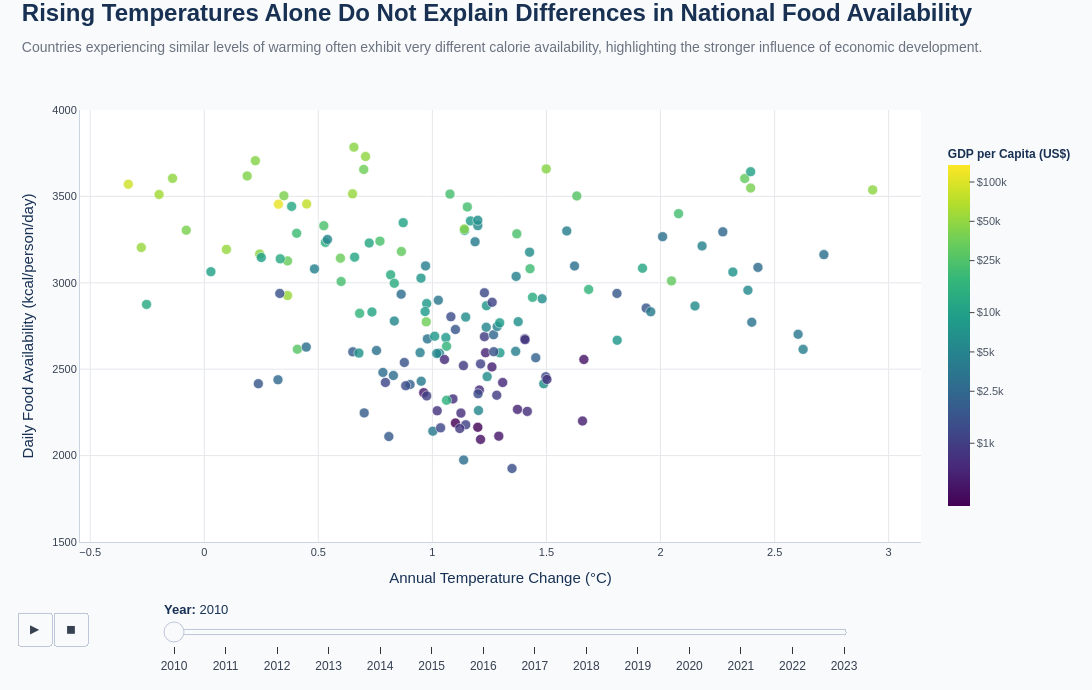

The notebook cell saved with this chart:
### Markdown cell above
## Analytical Question 2

### How strongly is temperature change associated with food availability across countries?

Climate change is widely expected to threaten agricultural productivity and food systems. Before assuming a uniform climate penalty on food security, it's necessary to test whether countries experiencing larger warming actually show measurably lower food availability.

**Goal:** Assess whether countries with larger annual temperature increases tend to have lower daily calorie availability, using GDP as an added lens on the relationship.

### Code cell
# ==========================================================
# AQ2
# Does Climate Change Reduce National Food Availability?
# ==========================================================

import numpy as np
import plotly.express as px

# ----------------------------------------------------------
# Data Preparation
# ----------------------------------------------------------

aq2_df = (
    analysis_df
    .query("Item == 'Grand Total'")
    .dropna(
        subset=[
            "Temperature_Change",
            "Calories_per_Capita",
            "GDP_per_Capita"
        ]
    )
    .copy()
)
aq2_df.sort_values("Year", inplace=True)

# ----------------------------------------------------------
# Log-transform GDP for balanced colour mapping
# ----------------------------------------------------------

aq2_df["Log_GDP"] = np.log10(aq2_df["GDP_per_Capita"])

log_min = aq2_df["Log_GDP"].min()
log_max = aq2_df["Log_GDP"].max()

tick_values = [
    1000,
    2500,
    5000,
    10000,
    25000,
    50000,
    100000
]

log_tick_values = [np.log10(i) for i in tick_values]

tick_text = [
    "$1k",
    "$2.5k",
    "$5k",
    "$10k",
    "$25k",
    "$50k",
    "$100k"
]

# ----------------------------------------------------------
# Build Scatter Plot
# ----------------------------------------------------------

fig = px.scatter(
    aq2_df,
    x="Temperature_Change",
    y="Calories_per_Capita",
    color="Log_GDP",
    animation_frame="Year",
    hover_name="Country",
    range_color=[log_min, log_max],
    color_continuous_scale="Viridis",
    labels={
        "Temperature_Change":
        "Annual Temperature Change (°C)",
        "Calories_per_Capita":
        "Daily Food Availability (kcal/person/day)"
    },
    hover_data={
        "GDP_per_Capita":":$,.0f",
        "Calories_per_Capita":":.0f",
        "Temperature_Change":":.2f",
        "Log_GDP":False
    }
)

# ----------------------------------------------------------
# Marker Styling
# ----------------------------------------------------------
fig.update_traces(
    marker=dict(
        size=10,
        opacity=0.82,
        line=dict(
            width=0.6,
            color="white"
        )
    ),
    selector=dict(mode="markers")
)

# ----------------------------------------------------------
# Executive Layout
# ----------------------------------------------------------
fig.update_layout(
    template="plotly_white",
    width=1120,
    height=690,
    paper_bgcolor=BG,
    plot_bgcolor="white",
    margin=dict(
        l=80,
        r=70,
        t=110,
        b=80
    ),

    font=dict(
        family="Arial",
        size=12,
        color="#374151"
    ),

    title=dict(
        text=(
            "<b>Rising Temperatures Alone Do Not Explain Differences in National Food Availability</b>"
            "<br>"
            "<span style='font-size:14px;color:#6B7280;'>"
            "Countries experiencing similar levels of warming often exhibit very different calorie availability, "
            "highlighting the stronger influence of economic development."
            "</span>"
        ),
        x=0.02,
        y=0.97,
        xanchor="left",
        font=dict(
            family="Arial",
            size=24,
            color=COLOR_NAVY
        )
    ),

    xaxis=dict(
        title="Annual Temperature Change (°C)",
        title_font=dict(
            size=15,
            color=COLOR_NAVY
        ),
        tickfont=dict(size=11),
        showgrid=True,
        gridcolor=COLOR_GRID,
        zeroline=False,
        linecolor="#CBD5E1"
    ),
    yaxis=dict(
        title="Daily Food Availability (kcal/person/day)",
        title_font=dict(
            size=15,
            color=COLOR_NAVY
        ),
        tickfont=dict(size=11),
        showgrid=True,
        gridcolor=COLOR_GRID,
        zeroline=False,
        linecolor="#CBD5E1",
        range=[1500,4000]
    )
)

# ----------------------------------------------------------
# Executive Colour Scale & Animation Controls
# ----------------------------------------------------------
fig.update_layout(
    coloraxis_colorbar=dict(
        title=dict(
            text="<b>GDP per Capita (US$)</b>",
            side="top",
            font=dict(
                size=12,
                color=COLOR_NAVY
            )
        ),
        tickvals=log_tick_values,
        ticktext=tick_text,
        tickfont=dict(
            size=11,
            color="#4B5563"
        ),
        ticks="outside",
        ticklen=5,
        tickwidth=1,
        thickness=22,
        thicknessmode="pixels",
        len=0.88,
        lenmode="fraction",
        y=0.50,
        yanchor="middle",
        x=1.02,
        outlinewidth=0
    ),
    sliders=[
        dict(
            active=0,
            x=0.10,
            y=-0.08,
            len=0.82,
            currentvalue=dict(
                prefix="<b>Year:</b> ",
                font=dict(
                    size=13,
                    color=COLOR_NAVY
                )
            ),
            pad=dict(
                t=20
            )
        )
    ]
)

# ----------------------------------------------------------
# Executive Hover Card
# ----------------------------------------------------------
fig.update_traces(
    hovertemplate=
    "<b>%{hovertext}</b><br><br>"
    "Temperature Change: <b>%{x:.2f} °C</b><br>"
    "Daily Calories: <b>%{y:.0f} kcal</b><br>"
    "GDP per Capita: <b>$%{customdata[0]:,.0f}</b>"
    "<extra></extra>",
    customdata=aq2_df[["GDP_per_Capita"]]
)

# ==========================================================
# Final Executive Presentation Refinements
# ==========================================================

# Smooth animation
fig.layout.updatemenus[0].buttons[0].args[1]["frame"]["duration"] = 800
fig.layout.updatemenus[0].buttons[0].args[1]["transition"]["duration"] = 500
fig.layout.updatemenus[0].buttons[0].args[1]["frame"]["redraw"] = True

# Position Play Button
fig.layout.updatemenus[0].pad = dict(r=10, t=35)
fig.layout.updatemenus[0].x = 0.02
fig.layout.updatemenus[0].y = -0.08

# Clean hover styling
fig.update_layout(
    hoverlabel=dict(
        bgcolor="white",
        bordercolor="#D1D5DB",
        font=dict(
            family="Arial",
            size=12,
            color="#374151"
        )
    )
)

# Remove spike lines
fig.update_xaxes(
    showspikes=False,
    showline=True,
    linewidth=1,
    linecolor="#CBD5E1"
)

fig.update_yaxes(
    showspikes=False,
    showline=True,
    linewidth=1,
    linecolor="#CBD5E1"
)

# Better marker rendering
fig.update_traces(

    marker=dict(
        sizemode="diameter"
    )

)

# Disable Plotly toolbar
config = dict(
    displaylogo=False,
    displayModeBar=False,
    responsive=True
)

fig.show(config=config)

### Figure 1 — Plotly figure (JSON) as saved in the notebook; plotly's stock layout.template omitted (floating-point values rounded to 4 significant figures; data arrays with more than 128 entries replaced by an {"elided": "..."} marker saying what was removed)
{"data": [{"customdata": {"elided": "2336x1 float values"}, "hovertemplate": "<b>%{hovertext}</b><br><br>Temperature Change: <b>%{x:.2f} °C</b><br>Daily Calories: <b>%{y:.0f} kcal</b><br>GDP per Capita: <b>$%{customdata[0]:,.0f}</b><extra></extra>", "hovertext": {"elided": "164 str values"}, "legendgroup": "", "marker": {"color": {"elided": "164 float values"}, "coloraxis": "coloraxis", "line": {"color": "white", "width": 0.6}, "opacity": 0.82, "size": 10, "sizemode": "diameter", "symbol": "circle"}, "mode": "markers", "name": "", "orientation": "v", "showlegend": false, "type": "scatter", "x": {"elided": "164 float values"}, "xaxis": "x", "y": {"elided": "164 float values"}, "yaxis": "y"}], "layout": {"coloraxis": {"cmax": 5.13, "cmin": 2.519, "colorbar": {"len": 0.88, "lenmode": "fraction", "outlinewidth": 0, "thickness": 22, "thicknessmode": "pixels", "tickfont": {"color": "#4B5563", "size": 11}, "ticklen": 5, "ticks": "outside", "ticktext": ["$1k", "$2.5k", "$5k", "$10k", "$25k", "$50k", "$100k"], "tickvals": [3, 3.398, 3.699, 4, 4.398, 4.699, 5], "tickwidth": 1, "title": {"font": {"color": "#183153", "size": 12}, "side": "top", "text": "<b>GDP per Capita (US$)</b>"}, "x": 1.02, "y": 0.5, "yanchor": "middle"}, "colorscale": [[0, "#440154"], [0.1111, "#482878"], [0.2222, "#3e4989"], [0.3333, "#31688e"], [0.4444, "#26828e"], [0.5556, "#1f9e89"], [0.6667, "#35b779"], [0.7778, "#6ece58"], [0.8889, "#b5de2b"], [1, "#fde725"]]}, "font": {"color": "#374151", "family": "Arial", "size": 12}, "height": 690, "hoverlabel": {"bgcolor": "white", "bordercolor": "#D1D5DB", "font": {"color": "#374151", "family": "Arial", "size": 12}}, "legend": {"tracegroupgap": 0}, "margin": {"b": 80, "l": 80, "r": 70, "t": 110}, "paper_bgcolor": "#F8FAFC", "plot_bgcolor": "white", "sliders": [{"active": 0, "currentvalue": {"font": {"color": "#183153", "size": 13}, "prefix": "<b>Year:</b> "}, "len": 0.82, "pad": {"b": 10, "t": 20}, "steps": [{"args": [["2010"], {"frame": {"duration": 0, "redraw": false}, "fromcurrent": true, "mode": "immediate", "transition": {"duration": 0, "easing": "linear"}}], "label": "2010", "method": "animate"}, {"args": [["2011"], {"frame": {"duration": 0, "redraw": false}, "fromcurrent": true, "mode": "immediate", "transition": {"duration": 0, "easing": "linear"}}], "label": "2011", "method": "animate"}, {"args": [["2012"], {"frame": {"duration": 0, "redraw": false}, "fromcurrent": true, "mode": "immediate", "transition": {"duration": 0, "easing": "linear"}}], "label": "2012", "method": "animate"}, {"args": [["2013"], {"frame": {"duration": 0, "redraw": false}, "fromcurrent": true, "mode": "immediate", "transition": {"duration": 0, "easing": "linear"}}], "label": "2013", "method": "animate"}, {"args": [["2014"], {"frame": {"duration": 0, "redraw": false}, "fromcurrent": true, "mode": "immediate", "transition": {"duration": 0, "easing": "linear"}}], "label": "2014", "method": "animate"}, {"args": [["2015"], {"frame": {"duration": 0, "redraw": false}, "fromcurrent": true, "mode": "immediate", "transition": {"duration": 0, "easing": "linear"}}], "label": "2015", "method": "animate"}, {"args": [["2016"], {"frame": {"duration": 0, "redraw": false}, "fromcurrent": true, "mode": "immediate", "transition": {"duration": 0, "easing": "linear"}}], "label": "2016", "method": "animate"}, {"args": [["2017"], {"frame": {"duration": 0, "redraw": false}, "fromcurrent": true, "mode": "immediate", "transition": {"duration": 0, "easing": "linear"}}], "label": "2017", "method": "animate"}, {"args": [["2018"], {"frame": {"duration": 0, "redraw": false}, "fromcurrent": true, "mode": "immediate", "transition": {"duration": 0, "easing": "linear"}}], "label": "2018", "method": "animate"}, {"args": [["2019"], {"frame": {"duration": 0, "redraw": false}, "fromcurrent": true, "mode": "immediate", "transition": {"duration": 0, "easing": "linear"}}], "label": "2019", "method": "animate"}, {"args": [["2020"], {"frame": {"duration": 0, "redraw": false}, "fromcurrent": true, "mode": "immediate", "transition": {"duration": 0, "easing": "linear"}}], "label": "2020", "method": "animate"}, {"args": [["2021"], {"frame": {"duration": 0, "redraw": false}, "fromcurrent": true, "mode": "immediate", "transition": {"duration": 0, "easing": "linear"}}], "label": "2021", "method": "animate"}, {"args": [["2022"], {"frame": {"duration": 0, "redraw": false}, "fromcurrent": true, "mode": "immediate", "transition": {"duration": 0, "easing": "linear"}}], "label": "2022", "method": "animate"}, {"args": [["2023"], {"frame": {"duration": 0, "redraw": false}, "fromcurrent": true, "mode": "immediate", "transition": {"duration": 0, "easing": "linear"}}], "label": "2023", "method": "animate"}], "x": 0.1, "xanchor": "left", "y": -0.08, "yanchor": "top"}], "title": {"font": {"color": "#183153", "family": "Arial", "size": 24}, "text": "<b>Rising Temperatures Alone Do Not Explain Differences in National Food Availability</b><br><span style='font-size:14px;color:#6B7280;'>Countries experiencing similar levels of warming often exhibit very different calorie availability, highlighting the stronger influence of economic development.</span>", "x": 0.02, "xanchor": "left", "y": 0.97}, "updatemenus": [{"buttons": [{"args": [null, {"frame": {"duration": 800, "redraw": true}, "fromcurrent": true, "mode": "immediate", "transition": {"duration": 500, "easing": "linear"}}], "label": "&#9654;", "method": "animate"}, {"args": [[null], {"frame": {"duration": 0, "redraw": false}, "fromcurrent": true, "mode": "immediate", "transition": {"duration": 0, "easing": "linear"}}], "label": "&#9724;", "method": "animate"}], "direction": "left", "pad": {"r": 10, "t": 35}, "showactive": false, "type": "buttons", "x": 0.02, "xanchor": "right", "y": -0.08, "yanchor": "top"}], "width": 1120, "xaxis": {"anchor": "y", "domain": [0, 1], "gridcolor": "#E5E7EB", "linecolor": "#CBD5E1", "linewidth": 1, "showgrid": true, "showline": true, "showspikes": false, "tickfont": {"size": 11}, "title": {"font": {"color": "#183153", "size": 15}, "text": "Annual Temperature Change (°C)"}, "zeroline": false}, "yaxis": {"anchor": "x", "domain": [0, 1], "gridcolor": "#E5E7EB", "linecolor": "#CBD5E1", "linewidth": 1, "range": [1500, 4000], "showgrid": true, "showline": true, "showspikes": false, "tickfont": {"size": 11}, "title": {"font": {"color": "#183153", "size": 15}, "text": "Daily Food Availability (kcal/person/day)"}, "zeroline": false}}}
